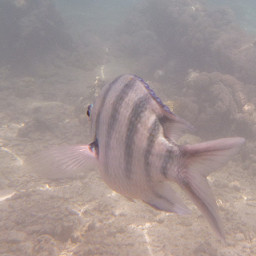
//> input picture lab3mii/lab3mii/lab3mii/Samples/ryba.jpg, 256 x 256 px
$ ./main   (built with g++ and OpenCV 4)
//> lines starting //> are read from the running program, lines starting //| are printed output that depends on the picture; after the words box and inside, x2 and y2 are one past the last pixel; in counts of white or black regions, pixels touching at a corner belong together
#include <stdio.h>
using namespace std;

#include <iostream>

// OpenCV includes
#include <opencv2/opencv.hpp>
using namespace cv;

const int histSize = 256;
const int hist_w = 256;
const int hist_h = 256;

float range[] = { 0, 256 };

const float* histRange = range;

Mat grayImage;

int threshold_value = 100;
int max_value = 255;
Mat binarizedImage;

void calcHist(Mat* grayImage, int liczbaObrazow, int liczbaKanalow, Mat maska, Mat histogram, int liczbaWymiarow, int* histSize, float* histRange) {
	normalize(histogram, histogram, range[0], range[1], NORM_MINMAX);
	line(histImag)
}

void Threshold(int pos, void* userdata) {
	threshold(grayImage, binarizedImage, threshold_value, max_value, THRESH_BINARY);
	imshow("Binarization", binarizedImage);
	moveWindow("Binarization", 0, 600);
}

int main()
{
	// reading source file srcImage
	Mat srcImage;
	Mat blurImage;
	Mat CannyImage;
	Mat LaplacianImage;
	Mat scaledLaplacianImage;
	Mat brigthImage;
	Mat histImageGray(Size(hist_h, hist_w), CV_8UC3, Scalar(0,0,0));
	Mat histogramGray;
	srcImage = imread("Samples/ryba.jpg");
//> srcImage is the input picture: 256 rows x 256 cols, CV_8UC3; mean B, G, R 145.9, 147.7, 161.6
	if (!srcImage.data)
	{
		cout << "Error! Cannot read source file. Press ENTER.";
		waitKey();
		return(-1);
	}
	Mat resizedImage(100, 100, srcImage.type());
	cvtColor(srcImage, grayImage, COLOR_BGR2GRAY);
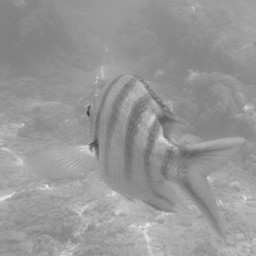
//> grayImage: 256 rows x 256 cols, CV_8UC1; min 56, max 242, mean 151.6
	resize(srcImage, resizedImage, resizedImage.size());
	blur(srcImage, blurImage, Size(5, 5));
	Canny(srcImage, CannyImage, 50, 150);
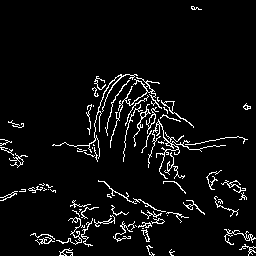
//> CannyImage: 256 rows x 256 cols, CV_8UC1; 5.3% white in thin lines or dots
	Laplacian(grayImage, LaplacianImage, CV_16S, 3);
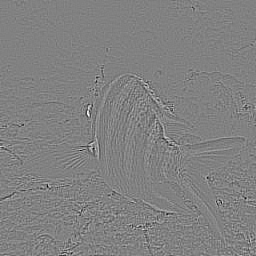
//> LaplacianImage: 256 rows x 256 cols, CV_16SC1; min -328, max 318, mean 0; drawn with min black and max white
	convertScaleAbs(LaplacianImage, scaledLaplacianImage);
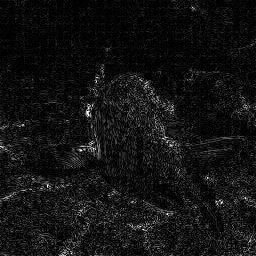
//> scaledLaplacianImage: 256 rows x 256 cols, CV_8UC1; min 0, max 255, mean 18.9
	srcImage.copyTo(brigthImage);
	for (int i = 0; i < brigthImage.cols; i++) {
		for (int j = 0; j < brigthImage.rows; j++) {
			Vec3b pixelColor;
			pixelColor = brigthImage.at<Vec3b>(j, i);
			for (int k = 0; k < 3; k++) {
				if ((pixelColor[k] + 100) > 255) pixelColor[k] = 255;
				else pixelColor[k] += 100;
			}
			brigthImage.at<Vec3b>(j, i) = pixelColor;
		}
	}
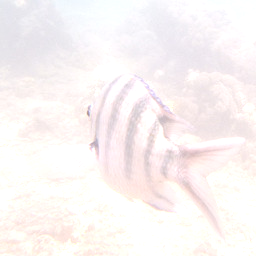
//> brigthImage: 256 rows x 256 cols, CV_8UC3; mean B, G, R 244.2, 244.4, 250.4
	namedWindow("Binarization", (0, 600));
	createTrackbar("Threshold value", "Binarization", &threshold_value, max_value, Threshold);
	Threshold(threshold_value, NULL);
//> in Threshold, `threshold(grayImage, binarizedImage, threshold_value, max_value, THRES..`:
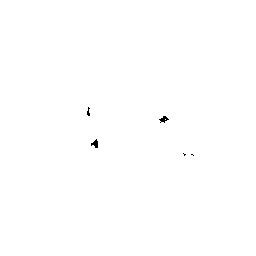
//> binarizedImage: 256 rows x 256 cols, CV_8UC1; 99.9% white; black in thin lines or dots, all inside (x1, y1, x2, y2) = (87, 107, 194, 156)

	imshow("Marek Brandt", srcImage);
	moveWindow("Marek Brandt", 0, 0);

	imshow("Gray image", grayImage);
	moveWindow("Gray image", 300, 0);

	imshow("Resized image", resizedImage);
	moveWindow("Resized image", 600, 0);

	imshow("Blurred image", blurImage);
	moveWindow("Blurred image", 900, 0);

	imshow("Canny edges", CannyImage);
	moveWindow("Canny edges", 1200, 0);

	imshow("Laplacian image", scaledLaplacianImage);
	moveWindow("Laplacian image", 1500, 0);

	imshow("Bright image", brigthImage);
	moveWindow("Bright image", 900, 300);

	imwrite("Samples/Gray image.jpg", grayImage);

	waitKey();

	Mat srcFrame;
	Mat dstFrame(100, 100, srcFrame.type());
	VideoCapture capture("Samples/Dino.avi");
	capture >> srcFrame;
	VideoWriter writer("Samples/Dino2.avi", -1, 25, srcFrame.size());
	while (waitKey(40) != 27 && !srcFrame.empty()) {
//> the Esc key is pressed
		//cvtColor(srcFrame, dstFrame, COLOR_BGR2GRAY);
		resize(srcFrame, dstFrame, Size(), 0.5, 0.5);
		//srcFrame.copyTo(dstFrame);
		writer << dstFrame;
		imshow("Src video", srcFrame);
		imshow("Dst video", dstFrame);
		moveWindow("Src video", 300, 600);
		moveWindow("Dst video", 900, 600);
		capture >> srcFrame;
	}

}
